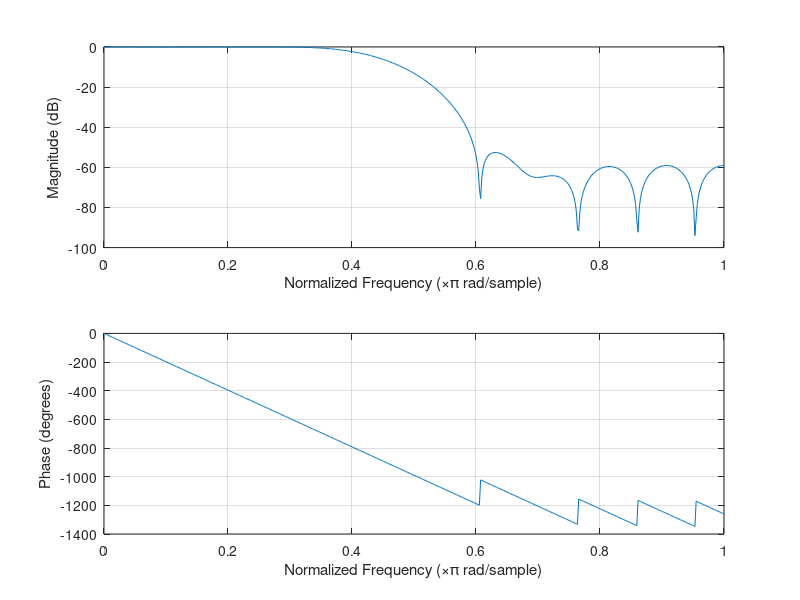
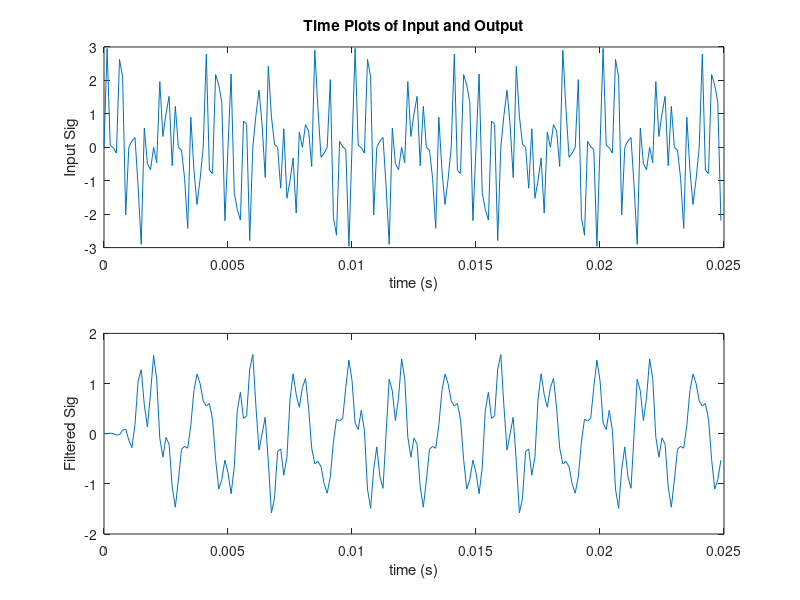
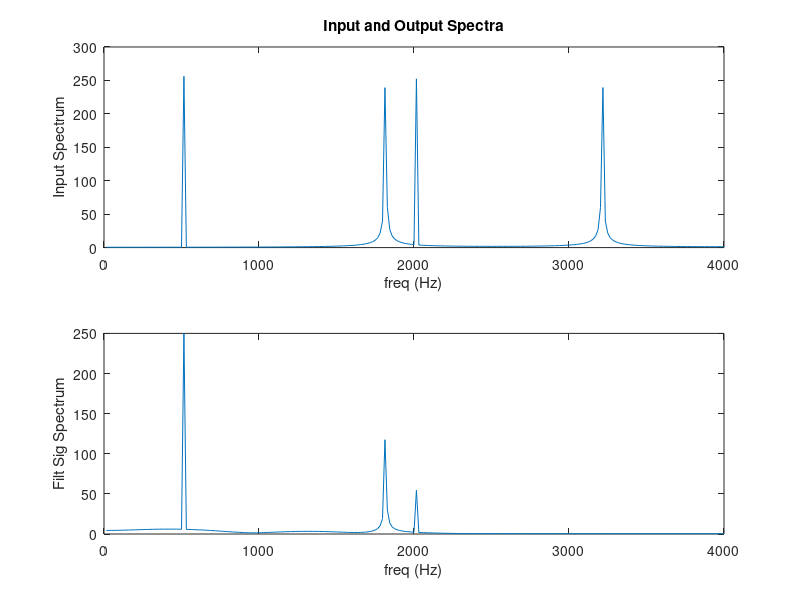

Write the MATLAB code that produced these figures, in order.
% fir_2a.m
% FIR filter design example using the MATLAB FIR1 function 
% Autor: Nils Parche, 18.11.2017
clear all;
clc;

Fs=8e3; %Specify Sampling Frequency
Ts=1/Fs; %Sampling period.
Ns=512; %No of time samples to be plotted.
t=[0:Ts:Ts*(Ns-1)]; %Make time array that contains Ns elements
 %t = [0, Ts, 2Ts, 3Ts,..., (Ns-1)Ts]

%create sampled sinusoids at different frequencies
f1=500; f2=1800; f3=2000; f4=3200;
x1=sin(2*pi*f1*t); x2=sin(2*pi*f2*t); x3=sin(2*pi*f3*t); x4=sin(2*pi*f4*t);
x=x1+x2+x3+x4; %Calculate samples for a 4-tone input signal
N=22; %FIR1 requires filter order (N) to be EVEN when gain = 1 at Fs/2.
% Normierte Eckfrequenz im Durchlassbereich auf Fs/2. 1800 Hz/4000Hz = 9/20
% = 0.45
% Normierte Eckfrequenz im Sperrbereich auf Fs/2. 2600 Hz/4000 Hz = 13/20 = 0.65
W=(9/20); %Specify Bandstop filter with stop band between
 %0.4*(Fs/2) and 0.6*(Fs/2)
B=fir1(N,W,'DC-1') %Design FIR Filter using default Hamming window.
correction = 4000;
B_correction =cast((B*correction),'uint16') %cast B to 16 bit short Int
%create header file fir_coef.h (FIR filter coefficients)
filnam = fopen('LP_coeff.h', 'w'); % generate include-file
fprintf(filnam,'#define N %d\n', N+1);
fprintf(filnam,'short h[N]={\n');
j = 0;
for i= 1:N+1;
 fprintf(filnam,' %6.0f,', B_correction(i));
 j = j + 1;
 if j >7
 fprintf(filnam, '\n');
 j = 0;
 end
end
fprintf(filnam,'};\n');
fclose(filnam);
A=1; %FIR filters have no poles, only zeros.
grid on;
freqz(B,A); %Plot frequency response - both amp and phase response.
pause; %User must hit any key on PC keyboard to continue.
figure; %Create a new figure window, so previous one isn't lost.
subplot(2,1,1); %Two subplots will go on this figure window.
Npts=200;
plot(t(1:Npts),x(1:Npts)) %Plot first Npts of this 4-tone input signal
title('Time Plots of Input and Output');
xlabel('time (s)'); ylabel('Input Sig');
%Now apply this filter to the 4-tone test sequence
y = filter(B,A,x);
subplot(2,1,2); %Now go to bottom subplot.
plot(t(1:Npts),y(1:Npts)); %Plot first Npts of filtered signal.
xlabel('time (s)'); ylabel('Filtered Sig');
pause;
figure; %Create a new figure window, so previous one isn't lost.
subplot(2,1,1);
xfftmag=(abs(fft(x,Ns))); %Compute spectrum of input signal.
xfftmagh=xfftmag(1:length(xfftmag)/2);
%Plot only the first half of FFT, since second half is mirror imag
f=[1:1:length(xfftmagh)]*Fs/Ns; %Make freq array from 0 Hz to Fs/2 Hz.
plot(f,xfftmagh); %Plot frequency spectrum of input signal
title('Input and Output Spectra');
xlabel('freq (Hz)'); ylabel('Input Spectrum');
subplot(2,1,2);
yfftmag=(abs(fft(y,Ns)));
yfftmagh=yfftmag(1:length(yfftmag)/2);
%Plot only the first half of FFT, since second half is mirror image
plot(f,yfftmagh); %Plot frequency spectrum of input signal
xlabel('freq (Hz)'); ylabel('Filt Sig Spectrum');